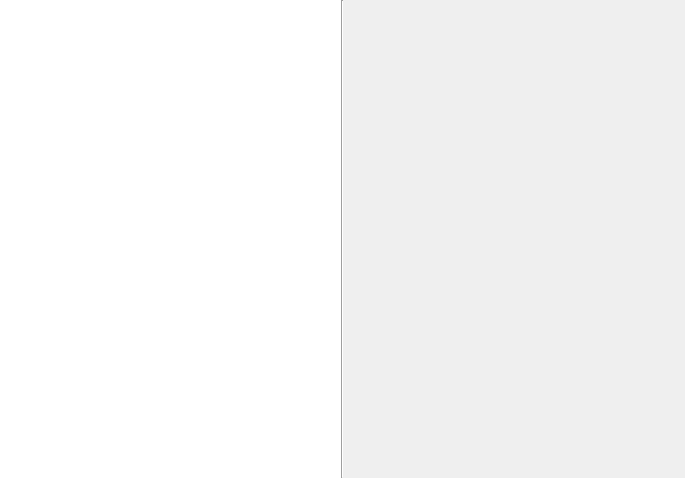
<?xml version="1.0" encoding="UTF-8"?>
<ui version="4.0">
 <class>OtherSourcesWidget</class>
 <widget class="QWidget" name="OtherSourcesWidget">
  <property name="geometry">
   <rect>
    <x>0</x>
    <y>0</y>
    <width>685</width>
    <height>478</height>
   </rect>
  </property>
  <property name="windowTitle">
   <string notr="true">Form</string>
  </property>
  <layout class="QHBoxLayout" name="horizontalLayout">
   <property name="spacing">
    <number>0</number>
   </property>
   <property name="leftMargin">
    <number>0</number>
   </property>
   <property name="topMargin">
    <number>0</number>
   </property>
   <property name="rightMargin">
    <number>0</number>
   </property>
   <property name="bottomMargin">
    <number>0</number>
   </property>
   <item>
    <widget class="tStackedWidget" name="mainStack">
     <widget class="QWidget" name="sourcesPage">
      <layout class="QHBoxLayout" name="horizontalLayout_2">
       <property name="spacing">
        <number>0</number>
       </property>
       <property name="leftMargin">
        <number>0</number>
       </property>
       <property name="topMargin">
        <number>0</number>
       </property>
       <property name="rightMargin">
        <number>0</number>
       </property>
       <property name="bottomMargin">
        <number>0</number>
       </property>
       <item>
        <widget class="QListWidget" name="sourcesList">
         <property name="frameShape">
          <enum>QFrame::NoFrame</enum>
         </property>
        </widget>
       </item>
       <item>
        <widget class="Line" name="line">
         <property name="orientation">
          <enum>Qt::Vertical</enum>
         </property>
        </widget>
       </item>
       <item>
        <widget class="tStackedWidget" name="stackedWidget"/>
       </item>
      </layout>
     </widget>
     <widget class="QWidget" name="noSourcesPage">
      <layout class="QVBoxLayout" name="verticalLayout">
       <item>
        <spacer name="verticalSpacer_2">
         <property name="orientation">
          <enum>Qt::Vertical</enum>
         </property>
         <property name="sizeHint" stdset="0">
          <size>
           <width>20</width>
           <height>200</height>
          </size>
         </property>
        </spacer>
       </item>
       <item>
        <widget class="QLabel" name="label">
         <property name="font">
          <font>
           <pointsize>15</pointsize>
          </font>
         </property>
         <property name="text">
          <string>No other sources available</string>
         </property>
         <property name="alignment">
          <set>Qt::AlignCenter</set>
         </property>
        </widget>
       </item>
       <item>
        <widget class="QLabel" name="label_2">
         <property name="text">
          <string>There's nothing else to play right now</string>
         </property>
         <property name="alignment">
          <set>Qt::AlignCenter</set>
         </property>
        </widget>
       </item>
       <item>
        <spacer name="verticalSpacer">
         <property name="orientation">
          <enum>Qt::Vertical</enum>
         </property>
         <property name="sizeHint" stdset="0">
          <size>
           <width>20</width>
           <height>199</height>
          </size>
         </property>
        </spacer>
       </item>
      </layout>
     </widget>
    </widget>
   </item>
  </layout>
 </widget>
 <customwidgets>
  <customwidget>
   <class>tStackedWidget</class>
   <extends>QStackedWidget</extends>
   <header location="global">tstackedwidget.h</header>
   <container>1</container>
   <slots>
    <signal>switchingFrame(int)</signal>
   </slots>
  </customwidget>
 </customwidgets>
 <resources/>
 <connections/>
</ui>
